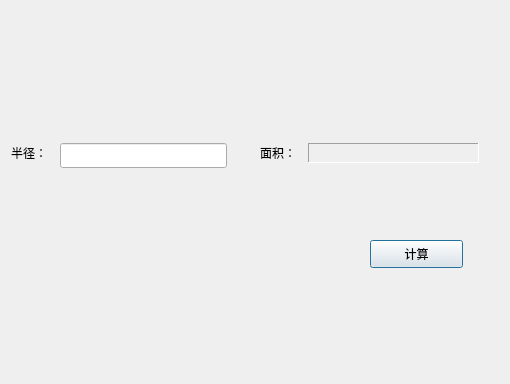
<?xml version="1.0" encoding="UTF-8"?>
<ui version="4.0">
 <class>Dialog</class>
 <widget class="QDialog" name="Dialog">
  <property name="geometry">
   <rect>
    <x>0</x>
    <y>0</y>
    <width>510</width>
    <height>384</height>
   </rect>
  </property>
  <property name="windowTitle">
   <string>Dialog</string>
  </property>
  <widget class="QLabel" name="radiusLabel">
   <property name="geometry">
    <rect>
     <x>11</x>
     <y>143</y>
     <width>41</width>
     <height>19</height>
    </rect>
   </property>
   <property name="text">
    <string>半径：</string>
   </property>
  </widget>
  <widget class="QLabel" name="areaLabel_1">
   <property name="geometry">
    <rect>
     <x>260</x>
     <y>143</y>
     <width>69</width>
     <height>19</height>
    </rect>
   </property>
   <property name="text">
    <string>面积：</string>
   </property>
  </widget>
  <widget class="QLabel" name="areaLabel_2">
   <property name="geometry">
    <rect>
     <x>308</x>
     <y>143</y>
     <width>171</width>
     <height>20</height>
    </rect>
   </property>
   <property name="frameShape">
    <enum>QFrame::Shape::Panel</enum>
   </property>
   <property name="frameShadow">
    <enum>QFrame::Shadow::Sunken</enum>
   </property>
   <property name="text">
    <string/>
   </property>
  </widget>
  <widget class="QLineEdit" name="radiusLineEdit">
   <property name="geometry">
    <rect>
     <x>60</x>
     <y>143</y>
     <width>167</width>
     <height>25</height>
    </rect>
   </property>
  </widget>
  <widget class="QPushButton" name="countBtn">
   <property name="geometry">
    <rect>
     <x>370</x>
     <y>240</y>
     <width>93</width>
     <height>28</height>
    </rect>
   </property>
   <property name="text">
    <string>计算</string>
   </property>
  </widget>
 </widget>
 <resources/>
 <connections/>
</ui>
